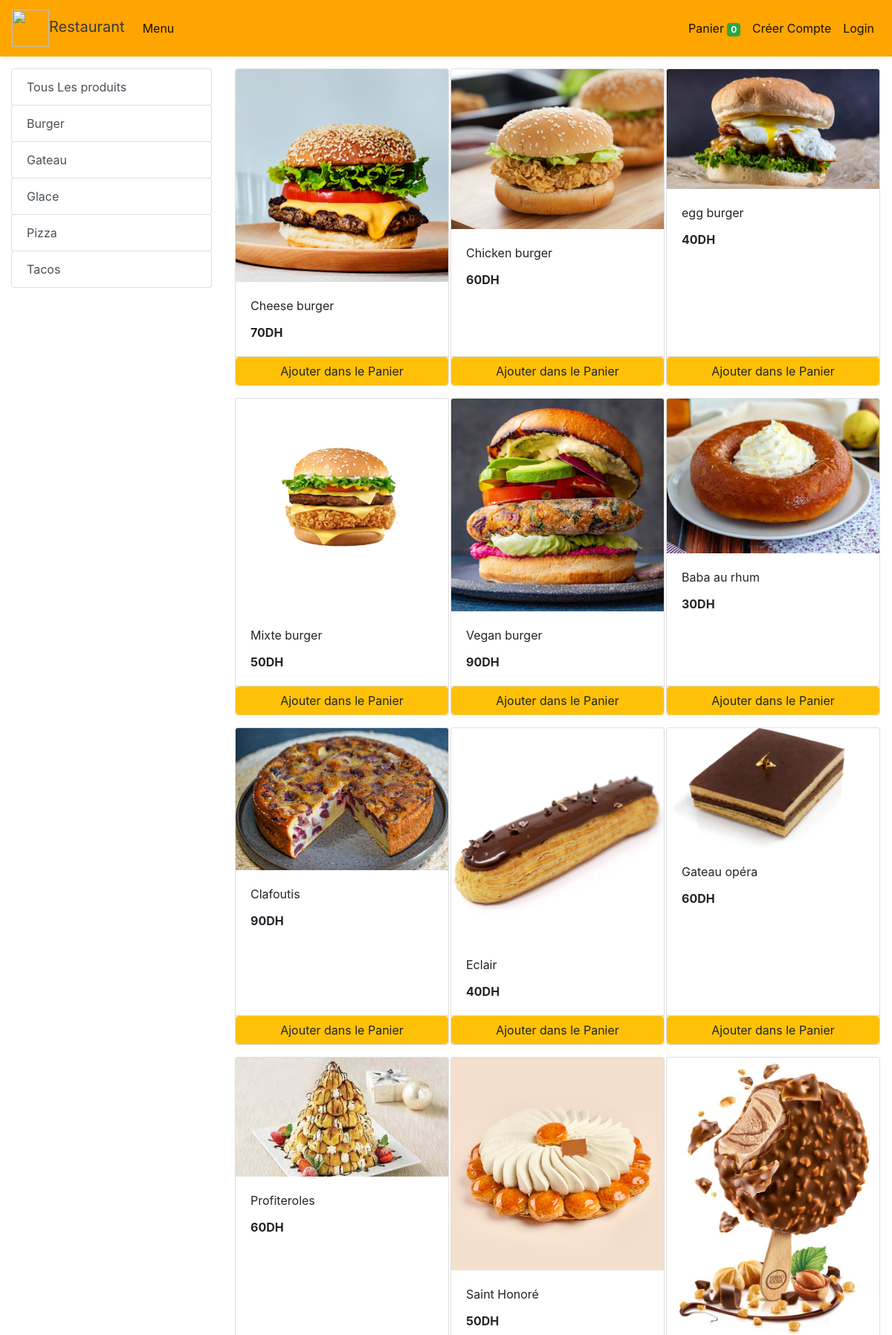
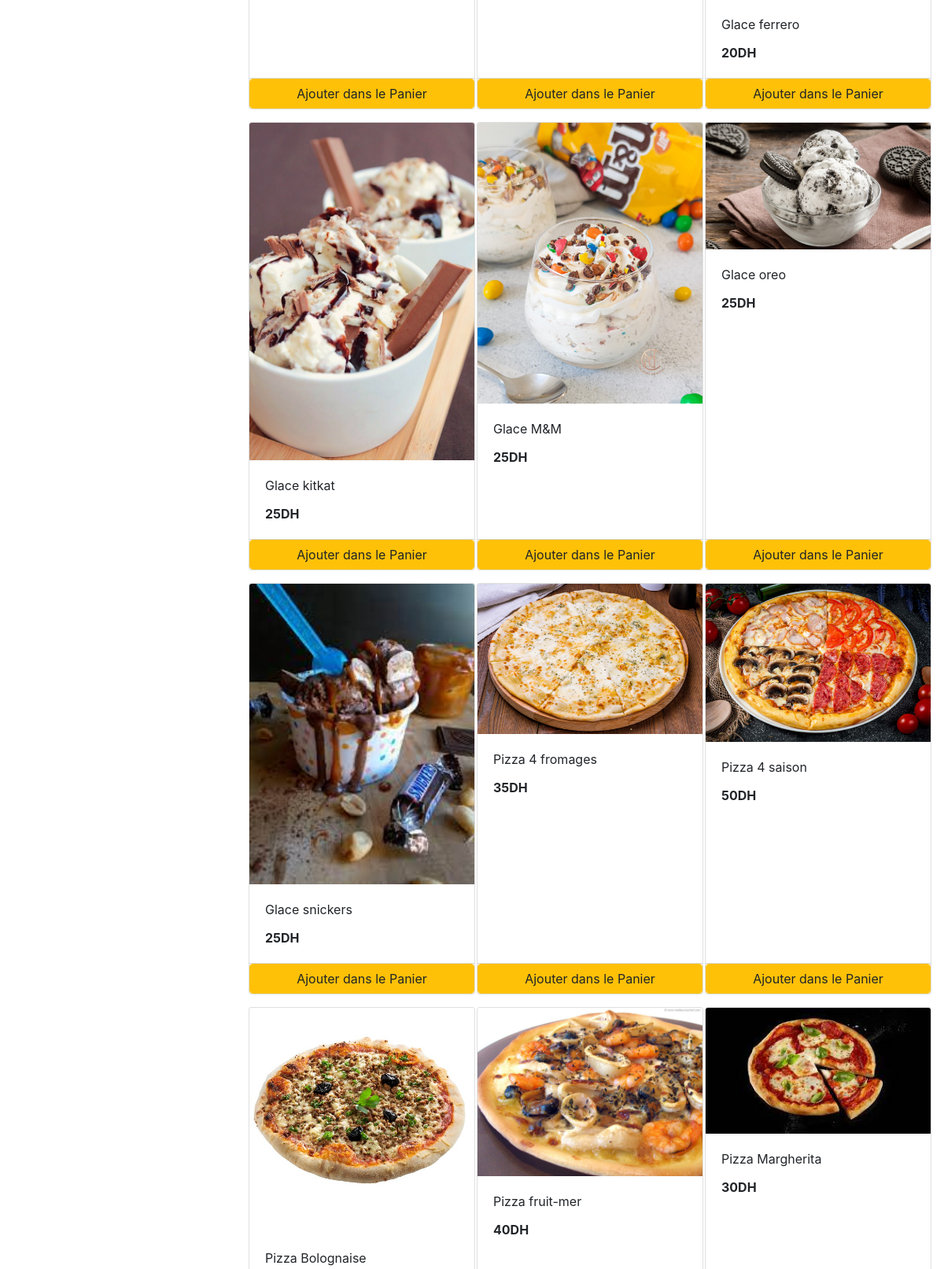
The app's page /store (upper part) with its own data (2 pictures, top to bottom).
### store/models/category.py (models this page shows, shortened)
class Category(models.Model):
    name= models.CharField(max_length=50)
    @staticmethod
    def get_all_categories():
        return Category.objects.all()

### store/models/product.py (models this page shows, shortened)
class Products(models.Model):
    name = models.CharField(max_length=60)
    price= models.IntegerField(default=0)
    category= models.ForeignKey(Category,on_delete=models.CASCADE,default=1 )
    description= models.CharField(max_length=250, default='', blank=True, null= True)
    image= models.ImageField(upload_to='uploads/products/')
    @staticmethod
    def get_all_products():
        return Products.objects.all()

### store/views/home.py (the view)
# urls.py: path('' , include('store.urls'))
def store(request):
    cart = request.session.get('cart')
    if not cart:
        request.session['cart'] = {}
    products = None
    categories = Category.get_all_categories()
    categoryID = request.GET.get('category')
    if categoryID:
        products = Products.get_all_products_by_categoryid(categoryID)
    else:
        products = Products.get_all_products();
    data = {}
    data['products'] = products
    data['categories'] = categories
    print('EMAIL : ', request.session.get('email'))
    return render(request, 'index.html', data)

### store/templatetags/cart.py (called while the page is built)
@register.filter (name='is_in_cart')
def is_in_cart(product, cart):
    keys = cart.keys ()
    for id in keys:
        if int (id) == product.id:
            return True
    return False;

### store/templatetags/custom_filter.py (called while the page is built)
@register.filter(name='currency')
def currency(number):
    return str(number)+"DH"

### store/templates/index.html (shortened to what this page needs)
{% extends 'base.html' %}
{% block content %}
{% load cart %}
{% load custom_filter %}
<div class="container-fluid mt-3">
	<div class="row">
		<div class="col-lg-3 mx-auto">
			<div class="list-group">
				<a href="/" class="list-group-item list-group-item-action btn btn-outline-warning">Tous Les produits</a>
				{% for category in categories %}
				<a href="/?category={{category.id}}"
					class="list-group-item list-group-item-action btn btn-outline-warning ">{{category.name}}</a>
				{% endfor %}
			</div>
		</div>
		<div id='products' class="col-lg-9 mx-auto">
			<div class="row mx-auto">
				{% for product in products %}
				<div class="card mx-auto mb-3" id={{product.id}} style="width: 18rem;">
					<img class="card-img-top" src="{{product.image.url}}" alt="Card image cap">
					<div class="card-body">
						<p class="card-title">{{product.name}}</p>
						<p class="card-text"><b>{{product.price|currency}}</b></p>
					</div>
					<div class="card-footer p-0 no-gutters">
						{% if product|is_in_cart:request.session.cart %}
						<div class="row no-gutters">
							<form action="/#{{product.id}}" class="col-2 " method="post">
								{% csrf_token %}
								<input hidden type="text" name='product' value='{{product.id}}'>
								<input hidden type="text" name='remove' value='True'>
								<input type="submit" value=" - " class="btn btn-block btn-warning border-right">
							</form>
							<div class="text-center col btn btn-warning">{{product|cart_quantity:request.session.cart}} Dans le Panier</div>
							<form action="/#{{product.id}}" class="col-2 " method="post">
								{% csrf_token %}
								<input hidden type="text" name='product' value='{{product.id}}'>
								<input type="submit" value=" + " class="btn btn-block btn-warning border-left">
							</form>
						</div>
						{% else %}
						<form action="/#{{product.id}}" method="POST" class="btn-block">
							<input type="submit" class="float-right btn btn-warning form-control"
								value="Ajouter dans le Panier">
						</form>
						{% endif %}
					</div>
				</div>
				{% endfor %}
			</div>
		</div>
	</div>
</div>
{% endblock %}

### records on screen
Category: name "Burger"
Category: name "Gateau"
Category: name "Glace"
Category: name "Pizza"
Category: name "Tacos"
Products: image (picture), name "Cheese burger", price "70DH"
Products: image (picture), name "Chicken burger", price "60DH"
Products: image (picture), name "egg burger", price "40DH"
Products: image (picture), name "Mixte burger", price "50DH"
Products: image (picture), name "Vegan burger", price "90DH"
Products: image (picture), name "Baba au rhum", price "30DH"
Products: image (picture), name "Clafoutis", price "90DH"
Products: image (picture), name "Eclair", price "40DH"
Products: image (picture), name "Gateau opéra", price "60DH"
Products: image (picture), name "Profiteroles", price "60DH"
Products: image (picture), name "Saint Honoré", price "50DH"
Products: image (picture), name "Glace ferrero", price "20DH"
Products: image (picture), name "Glace kitkat", price "25DH"
Products: image (picture), name "Glace M&M", price "25DH"
Products: image (picture), name "Glace oreo", price "25DH"
Products: image (picture), name "Glace snickers", price "25DH"
Products: image (picture), name "Pizza 4 fromages", price "35DH"
Products: image (picture), name "Pizza 4 saison", price "50DH"
Products: image (picture), name "Pizza Bolognaise"
Products: image (picture), name "Pizza fruit-mer", price "40DH"
Products: image (picture), name "Pizza Margherita", price "30DH"

### other values on screen
{{ request.session.cart.keys|length }} "0"
